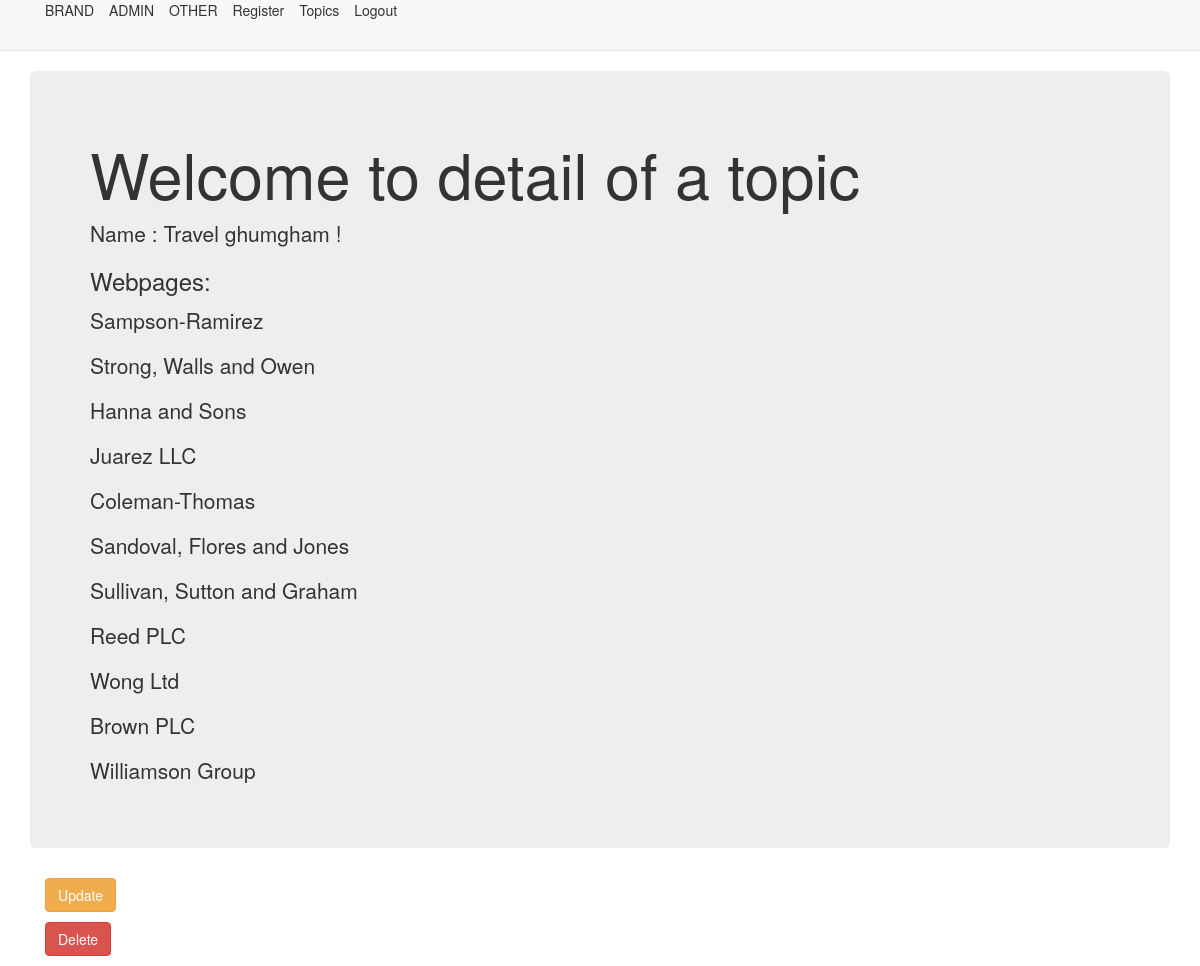
The app's page /first_app/list/2/ (signed in) with its own data.
### first_app/models.py (models this page shows, shortened)
class Topic(models.Model):
    top_name = models.CharField(max_length=264,unique=True)

class Webpage(models.Model):
    topic = models.ForeignKey(Topic,related_name='webpages')
    name = models.CharField(max_length=264,unique=True)
    url = models.URLField(unique=True)

### first_app/views.py (the view)
# urls.py: url(r'^list/(?P<pk>\d+)/$',views.TopicDetailView.as_view(),name='detail'),
class TopicDetailView(DetailView):
    context_object_name = 'topic_detail'
    model = models.Topic
    template_name = 'first_app/topic_detail.html'

### first_app/templates/first_app/topic_detail.html
<!DOCTYPE html>
{% extends "first_app/first_app_base.html" %}
{% block body_block %}
    <div class="jumbotron">
        <h1>Welcome to detail of a topic</h1>
        <p>
            Name : {{ topic_detail.top_name }}
        </p>
        <h3>Webpages:</h3>
        {% for webpage in topic_detail.webpages.all %}
            <p>
                {{ webpage.name }}
            </p>
        {% endfor %}
    </div>
    <div class="container">
        <p><a class="btn btn-warning" href="{% url 'first_app:update' pk=topic_detail.pk %}">Update</a></p>
        <p><a class="btn btn-danger" href="{% url 'first_app:delete' pk=topic_detail.pk %}">Delete</a></p>
    </div>
{% endblock %}

### records on screen
Topic: top_name "Travel ghumgham !"
Webpage: name "Sampson-Ramirez"
Webpage: name "Strong, Walls and Owen"
Webpage: name "Hanna and Sons"
Webpage: name "Juarez LLC"
Webpage: name "Coleman-Thomas"
Webpage: name "Sandoval, Flores and Jones"
Webpage: name "Sullivan, Sutton and Graham"
Webpage: name "Reed PLC"
Webpage: name "Wong Ltd"
Webpage: name "Brown PLC"
Webpage: name "Williamson Group"
